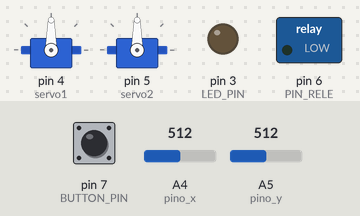
A sketch run on a simulated Arduino Uno, built with avr-gcc and run on an emulated ATmega328P. Parts: 2 × servo, switched loads named in the sketch (green lamp = pin HIGH), output pins drawn as LEDs (lit = HIGH). The test bench sets the inputs (shaded band); at power-on: pin 7 (BUTTON_PIN) HIGH, A4 (pino_x) = 512, A5 (pino_y) = 512.

Above: at 1.2 s.
1.3 s: pin 7 (BUTTON_PIN) pulled LOW for 1 s
At 2.2 s:
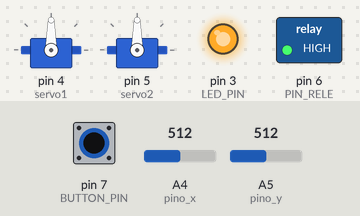
3.8 s: pin 7 (BUTTON_PIN) pulled LOW for 3.2 s
At 5.4 s:
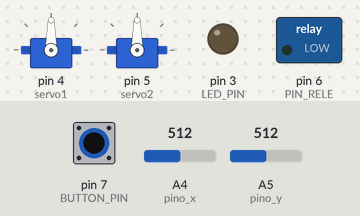
Timing chart, 0 to 6.9 s (numbered marks = the images above; inputs shaded):
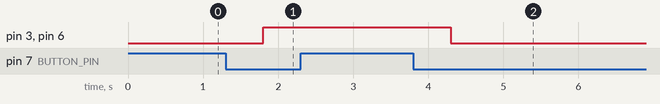

The sketch:

LAZER-SERVO-V3.ino
```cpp
#include <VarSpeedServo.h>

VarSpeedServo servo_base;
VarSpeedServo servo_inclinacao;
int servo1 = 4;
int servo2 = 5;

int pino_x = A4; //Pino ligado ao X do joystick
int pino_y = A5; //Pino ligado ao Y do joystick
int val_x;   //Armazena o valor do eixo X
int val_y;   //Armazena o valor do eixo Y

#include <Bounce2.h>


#define BUTTON_PIN 7
#define LED_PIN 3
int PIN_RELE = 6;

int ledState = LOW;
int pinState = LOW;

// Instantiate a Bounce object :
Bounce debouncer = Bounce();

void setup() {
  Serial.begin(9600);
  servo_base.attach(servo1, 1, 180);
  servo_inclinacao.attach(servo2, 1, 180);
  // Setup the button with an internal pull-up :
  pinMode(BUTTON_PIN,INPUT_PULLUP);

  // After setting up the button, setup the Bounce instance :
  debouncer.attach(BUTTON_PIN);
  debouncer.interval(500);

  // Setup the LED :
  pinMode(LED_PIN,OUTPUT);
  digitalWrite(LED_PIN,ledState);

  pinMode(PIN_RELE, OUTPUT);
  digitalWrite(PIN_RELE, pinState);


}

void loop() {

  // Update the Bounce instance :
   debouncer.update();

   // Call code if Bounce fell (transition from HIGH to LOW) :
   if ( debouncer.fell() ) {
      pinState = !pinState;
      digitalWrite(PIN_RELE, pinState);
     // Toggle LED state :
     ledState = !ledState;
     digitalWrite(LED_PIN,ledState);

   }

  //Recebe o valor do joystick, eixo X
      val_x = analogRead(pino_x);//Converte o valor lido para um valor entre 1 e 180 graus
      val_x = map(val_x, 0, 1023, 1, 180); //Move o servo base para a posicao definida pelo joystick
      servo_base.slowmove(val_x, 60);//Recebe o valor do joystick, eixo Y
      val_y = analogRead(pino_y);//Converte o valor lido para um valor entre 1 e 180 graus
      val_y = map(val_y, 0, 1023, 1, 180);//Move o servo inclinacao para a posicao definida pelo joystick
      servo_inclinacao.slowmove(val_y, 60);//Aguarda a movimentacao do servo e reinicia a leitura
      //Aguarda a movimentacao do servo e reinicia a leitura
      //delay(30);


}
```

Measured:
- after the input at 1.3 s, pin 3 (LED_PIN), pin 6 (PIN_RELE): LOW → HIGH after 0.50 s
- after the input at 3.8 s, pin 3 (LED_PIN), pin 6 (PIN_RELE): HIGH → LOW after 0.50 s
